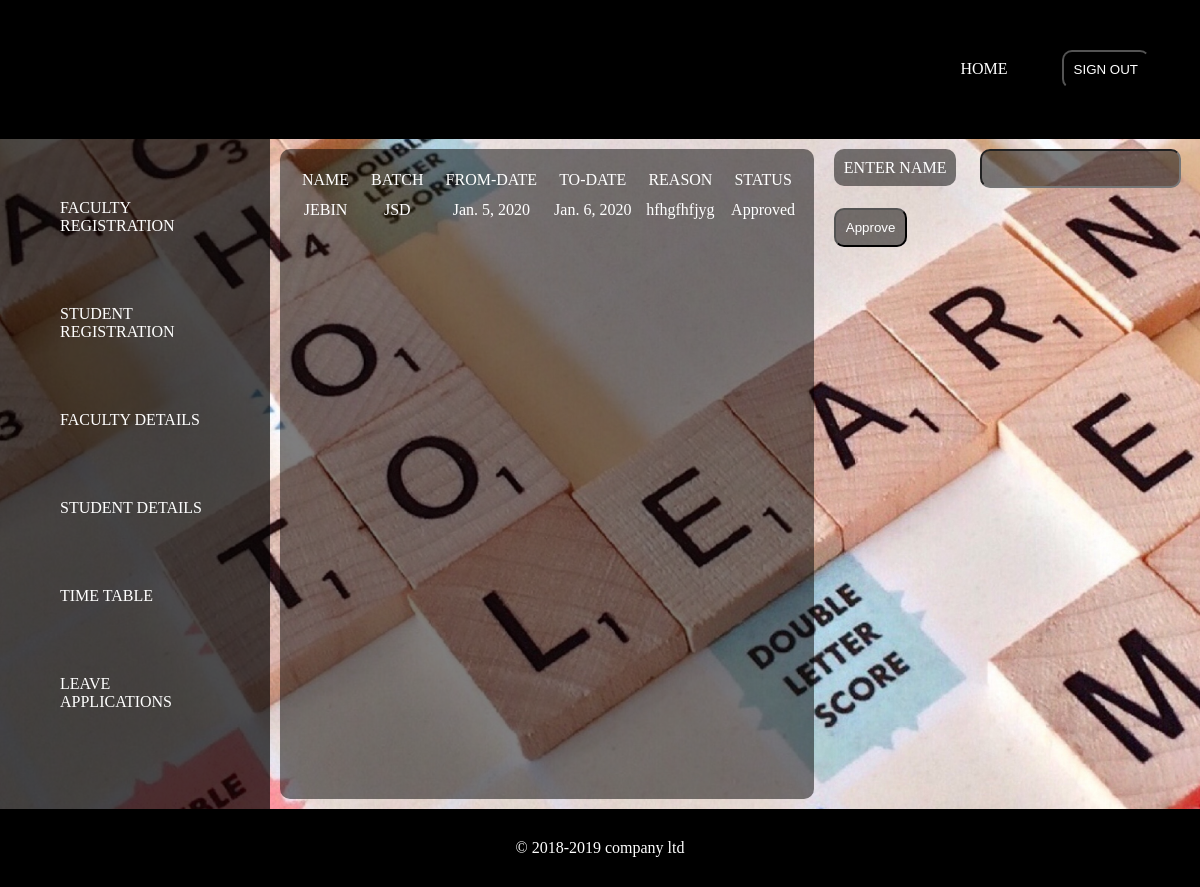
/sleave, run on the app's committed database.
### attapp/models.py (models this page shows)
class studentleave (models.Model):
    username=models.CharField(max_length=20,null=True,blank=True)
    batch=models.CharField(max_length=10,null=True,blank=True)
    fromdate=models.DateField()
    todate=models.DateField()
    reason=models.CharField(max_length=40,null=True,blank=True)
    status=models.CharField(max_length=10)

### attapp/views.py (the view)
# urls.py: path('sleave',views.studleave,name='adminleave'),
def studleave(request):
     queryset=studentleave.objects.all().filter()
     return render(request,'adminleave.html',{'authors':queryset})

### attapp/templates/adminleave.html (shortened to what this page needs)
<!doctype html>
<html>
     <head>
			<title>signup</title>{% load static %}
		    {% load static %}
			<link rel="stylesheet" href="{% static 'css/style2.css'%}">
	</head>
<body class="a">
	<div class="abc">
		<ul>
			<li><a href="{%url 'adminhome'%}">HOME</a></li>
			<li>
				<form name="signup" action="{%url 'signout'%}" method="POST">
					<input type="submit"  class="frm1" value="SIGN OUT" name="signout">
				</form>
				</li>
		</ul>
	</div>
		<div style="display:inline-flex">
          <div class="form">
			  <ul>
					<li><a href="{%url 'facultysignup'%}">FACULTY REGISTRATION</a></li>
					<li><a href="{%url 'studentsignup'%}">STUDENT REGISTRATION</a></li>
					<li><a href="{%url 'adminhome'%}">FACULTY DETAILS</a>
					   </li>
					<li><a href="{%url 'adminhome'%}">STUDENT DETAILS</a>
					   </li>
					<li><a href="{%url 'timetable'%}">TIME TABLE</a></li>
					<li><a href="{%url 'adminleave'%}">LEAVE APPLICATIONS</a></li>
	</div>
	<div class="form6">
		<tr>
			<table>
			<tr>
				<td style="padding:10px">NAME</td>
				<td style="padding:10px">BATCH</td>
				<td style="padding:10px">FROM-DATE</td>
				<td style="padding:10px">TO-DATE</td>
				<td style="padding:10px">REASON</td>
				<td style="padding:10px">STATUS</td>
			</tr>
			{%if authors%}
			{%for i in authors%}
			<tr>
				<td>{{i.username}}</td>
				<td>{{i.batch}}</td>
				<td>{{i.fromdate}}</td>
				<td>{{i.todate}}</td>
				<td>{{i.reason}}</td>
				<td>{{i.status}}</td>
			</tr>
			{%endfor %}
			{%endif %}
		</table>
		</div>
		<div>
			<form action="{%url 'approve'%}" method="POST">
			<a class="frm1">ENTER NAME</a>
			<input type="text" class="frm1" name="username"><br>
			<input type="submit" class="frm1" value="Approve">
		</form>
		</div>
	</div>
		<div class="ft">
      <footer>
	           <p>&copy 2018-2019 company ltd<p>
	  </footer>
 </div>
</body>
</html>

### attapp/static/css/style2.css (style rules this page uses)
* { margin:0px; padding:0px; }
.a { background-image:url("../img/001.jpg"); background-size:cover; }
.form6 { padding:10px; margin:10px; margin-left:10px; border-radius:10px; text-align:center; background-color: rgba(0,0,0,0.5); color:white; }
.form { width:250px; padding:10px; height:650px; background-color:rgba(0,0,0,0.7); text-align:left; }
.form ul li { padding:20px; margin:30px; list-style: none; border-radius: 20px; }
.abc { text-align:right; padding:20px; background-color: black; }
.abc ul li { display:inline-flex; padding:20px; }
.abc ul li a { color:white; text-decoration: none; }
.form ul li a { text-decoration: none; color:white; }
.frm1 { padding:10px; margin:10px; background-color:rgba(0,0,0,0.5); outline:none; color:white; border-radius:10px; }
.ft { background-color:black; text-align:center; color:white; padding:30px; }

### data on the page
studentleave: username "JEBIN", batch "JSD", fromdate "Jan. 5, 2020", todate "Jan. 6, 2020", reason "hfhgfhfjyg", status "Approved"
